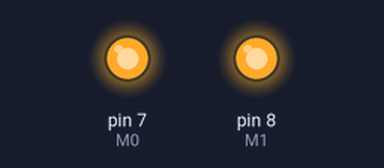
This sketch was run on a simulated Arduino Uno, built with avr-gcc and run on an emulated ATmega328P. Shown: output pins drawn as LEDs (lit = HIGH). Random numbers use the default seed unless the sketch sets one; the modem accepts every AT command (registered, SIM ready, sends succeed) and sends nothing else; what the sketch prints to the serial monitor is not drawn.

Above: at 0.1 s.
At 0.7 s:
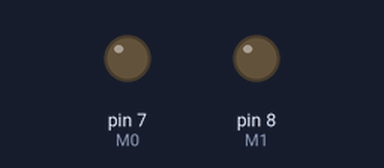
Timing chart, 0 to 2.2 s (numbered marks = the images above):
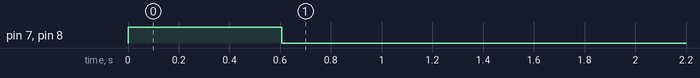

The sketch:

random_number.ino
```cpp
#include <SoftwareSerial.h>

SoftwareSerial loraSerial(10, 11); // RX, TX
int M0 = 7;
int M1 = 8;

void setup() {
  pinMode(M0, OUTPUT);
  pinMode(M1, OUTPUT);

  digitalWrite(M0, HIGH);
  digitalWrite(M1, HIGH);
  delay(100);

  Serial.begin(9600);
  loraSerial.begin(9600);

  uint8_t config[] = {0xC0, 0x00, 0x01, 0x1A, 0x17, 0x44};
  loraSerial.write(config, sizeof(config));
  delay(500);

  digitalWrite(M0, LOW);
  digitalWrite(M1, LOW);
  delay(100);

  randomSeed(analogRead(0)); // Her seferinde farklı sayılar üretmesi için
  Serial.println("Verici Hazir! Rastgele sayilar gonderiliyor...");
}

void loop() {
  int sayi = random(1, 11); // 1 ile 10 arasında sayı üretir
  loraSerial.print(sayi);

  Serial.print("Gonderilen Sayi: ");
  Serial.println(sayi);

  delay(5000); // 5 saniye bekle
}
```
